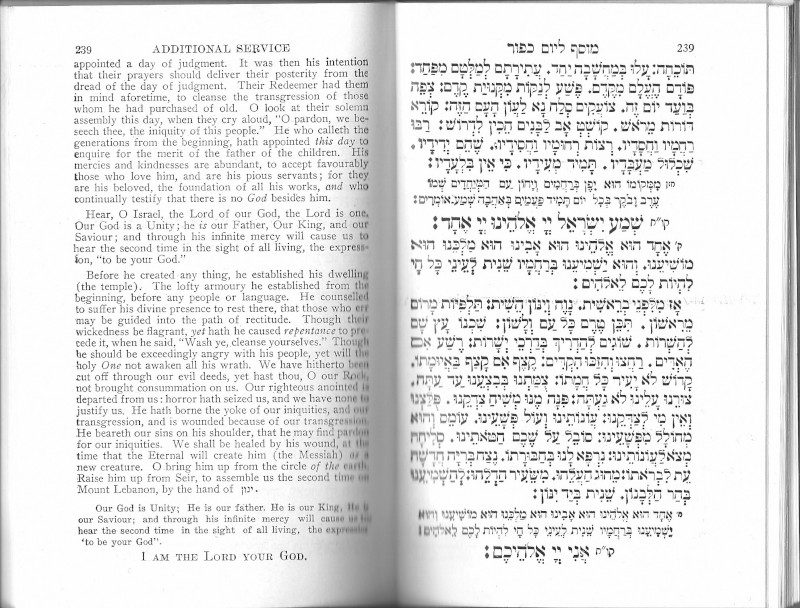
//> input picture src/023.counting_pixels_with_integral_images/images/scan.jpg, 800 x 608 px
$ ./main-scan_w_filter   (built with g++ and OpenCV 4)
//> lines starting //> are read from the running program, lines starting //| are printed output that depends on the picture
#include <iostream>
#include <math.h>
#include <opencv2/core.hpp>
#include <opencv2/highgui.hpp>
#include <opencv2/imgcodecs.hpp>
#include <opencv2/imgproc.hpp>

class Histogram1D
{
private:
	int histSize[1];
	float hranges[2];
	float const* ranges[1];
	int channels[1];
public:
	Histogram1D()
	{
		histSize[0] = 256;
		hranges[0] = 0.0;
		hranges[1] = 255.0;
		ranges[0] = hranges;
		channels[0] = 0;
	}

	// [148 lines left out: functions setSize, getHistogram, getImageOfHistogram, contrastize, colorReduce, applyLookUp and 2 more, not called in this run]
};

class ContentFinder
{
private:
	cv::Mat histogram;
	float hranges[2];
	float const* ranges[3];
	int channels[3];
	float threshold;
public:

	// [41 lines left out: functions ContentFinder, setThreshold, setHistogram, find, not called in this run]
};

class ImageComparator
{
private:
	Histogram1D _hist;

	cv::Mat _refHistogram;
public:
	ImageComparator()
	{
	}

	// [18 lines left out: functions setBinsCount, setReferenceImage, compare, not called in this run]
};

int main()
{
	Histogram1D histogram{};
	cv::Mat image = cv::imread("images/scan.jpg", cv::IMREAD_GRAYSCALE);
//> image is the input picture: 608 rows x 800 cols, CV_8UC1; min 0, max 255, mean 229

	image = image & 0xAA;
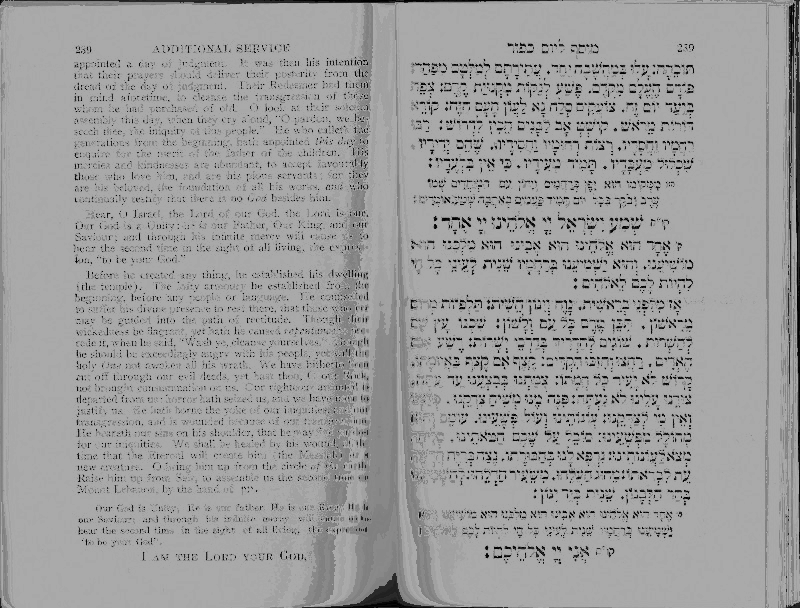
//> image: 608 rows x 800 cols, CV_8UC1; min 0, max 170, mean 157.1

	cv::namedWindow("Original");
	cv::imshow("Original", image);

	cv::Mat thImage;
	cv::threshold(image, thImage, 190, 255, cv::THRESH_BINARY);
//> thImage: 608 rows x 800 cols, CV_8UC1; every value is 0
	cv::namedWindow("Th Image");
	cv::imshow("TH Image", thImage);


	int blockSize = 21;
	int threshold = 10;

	cv::Mat filtered;
	cv::boxFilter(image, filtered, CV_8U, cv::Size(blockSize, blockSize));
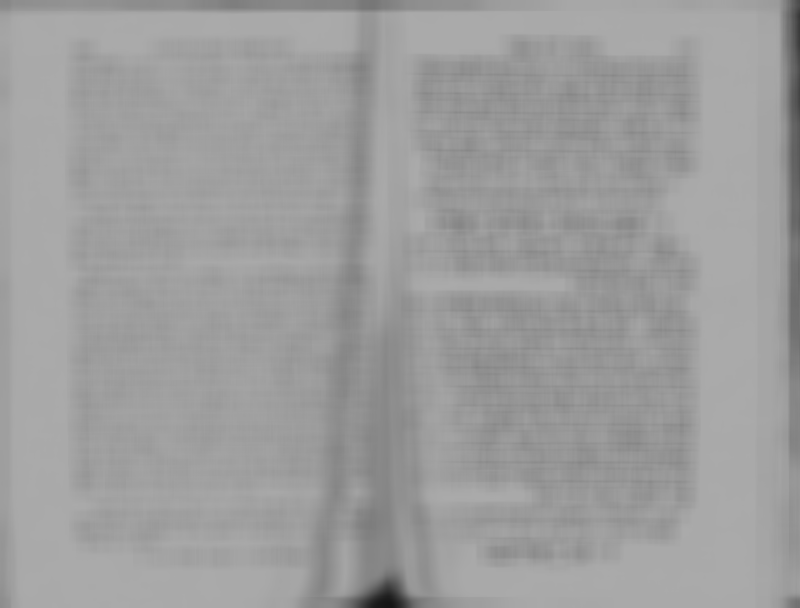
//> filtered: 608 rows x 800 cols, CV_8UC1; min 20, max 170, mean 157.3

	cv::Mat result = image >= (filtered - threshold);
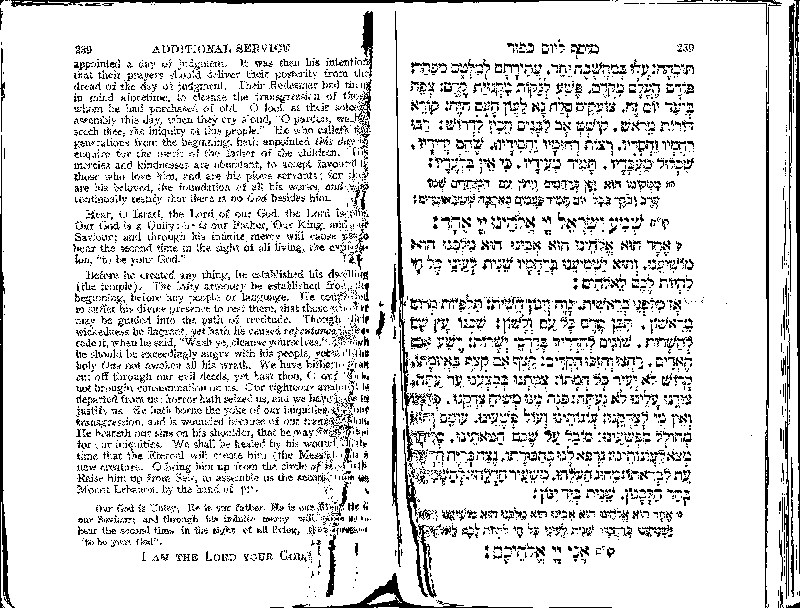
//> result: 608 rows x 800 cols, CV_8UC1; 86.7% white; black in thin lines or dots

	cv::namedWindow("Result");
	cv::imshow("Result", result);

// [17 lines of commented-out code are left out]

	cv::waitKey(0);

	return 0;
}
